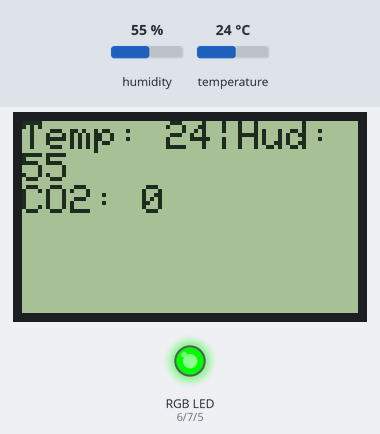
Bench run of a sketch on a simulated Arduino Mega 2560, built with avr-gcc and run on an emulated ATmega2560. Shown: 84×48 one-colour display, an RGB LED mixed from three pins (HIGH = lit). The test bench sets the inputs (shaded band); at power-on: humidity 55 %, temperature 24 °C. What the sketch prints to the serial monitor is not drawn.

Above: at 6.6 s.
6.7 s: humidity set to 22 %
At 12.3 s:
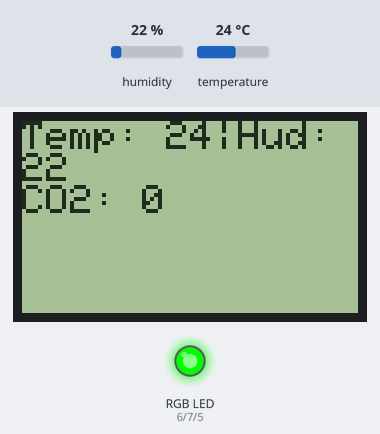
13.5 s: temperature set to 12 °C
At 19.0 s:
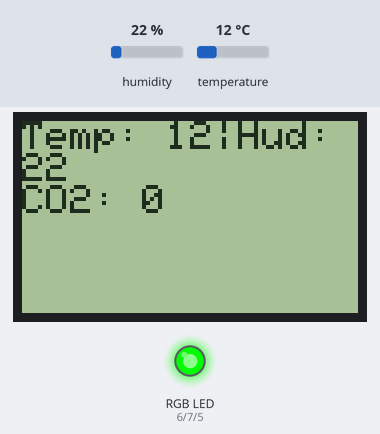
19.6 s: humidity set to 40 %
At 24.4 s:
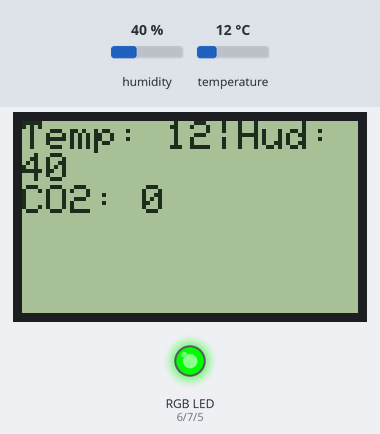
25.6 s: temperature set to 19 °C
At 31.0 s:
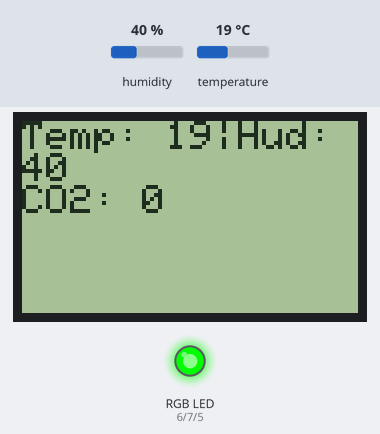
Timing chart, 0 to 32.5 s (numbered marks = the images above; inputs shaded):
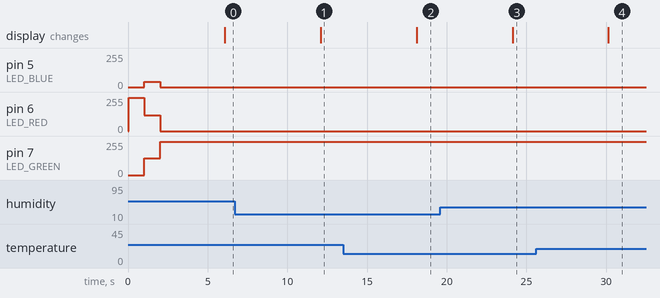

Measured:
- after the input at 6.7 s, the display: changes after 5.4 s (image 1)
- after the input at 13.5 s, the display: changes after 4.6 s (image 2)
- after the input at 19.6 s, the display: changes after 4.5 s (image 3)
- after the input at 25.6 s, the display: changes after 4.5 s (image 4)

The sketch:

analyzer.ino
```cpp
#include "DHT.h"
#define DHTPIN 2
#define DHTTYPE DHT22
#define LED_BLUE  5
#define LED_RED  6
#define LED_GREEN  7
#define BUTTON  16

unsigned long startTime = millis();

/*

  co2 - A0, A1
  dust - D15,a13
  button - D16
  led - D5 B, D6 R, D7 G
  dht - D2
  lcd - D8-D12

  CO2
    RX  18
    TX  16
    PWM 20
*/

#include <Nokia_LCD.h>
Nokia_LCD lcd(8/* CLK */, 9 /* DIN */, 10 /* DC */, 11 /* CE */, 12 /* RST */);

DHT dht(DHTPIN, DHTTYPE);

void setup() {
  pinMode(BUTTON, INPUT);
  pinMode(LED_RED, OUTPUT);
  pinMode(LED_GREEN, OUTPUT);
  pinMode(LED_BLUE, OUTPUT);

  dht.begin();
  Serial.begin(9600);
  lcd.begin();
  lcd.setContrast(50);
  lcd.clear();
  lcd.setCursor(0, 0);
  lcd.print("Loading... ");

  ledRed();
  delay(1000);
  ledYellow();
  delay(1000);
  ledGreen();
  delay(1000);

  Serial3.begin(9600); // RX 14, TX 15

  // byte autoCaibrationOnCmd[9] = {0xFF, 0x01, 0x79, 0xA0, 0x00, 0x00, 0x00, 0x00, 0xE6};
  // Serial3.write(autoCaibrationOnCmd, 9); //request PPM CO2

  //  byte autoCaibrationOffCmd[9] = {0xFF, 0x01, 0x79, 0x00, 0x00, 0x00, 0x00, 0x00, 0x86};
  //  Serial3.write(autoCaibrationoOffCmd, 9); //request PPM CO2

  delay(2000);
}

void loop() {

  int h = dht.readHumidity();
  int t = dht.readTemperature();
  int ppm_uart = readCO2UART();

  Serial.print("Hud ");
  Serial.print(h);
  Serial.print("Tmp ");
  Serial.println(t);
  Serial.print("CO2 ");
  Serial.println(ppm_uart);

  lcd.setCursor(0, 0);
  lcd.print("Temp: ");
  lcd.print(t);
  lcd.print("|Hud: ");
  lcd.print(h);
  lcd.setCursor(0, 2);
  lcd.print("CO2: ");
  lcd.print(ppm_uart);
  lcd.println("   ");

  if (ppm_uart <= 800) {
    ledGreen();
  }

  if (ppm_uart <= 1200 and ppm_uart > 800) {
    ledYellow();
  }

  if (ppm_uart >= 1200 and ppm_uart <= 1500 ) {
    ledRed();
  }

  if (ppm_uart > 1500) {
    delay(250);
    ledOff();
    delay(250);
    ledRed();
    delay(250);
    ledOff();
    delay(250);
    ledRed();
    delay(250);
    ledOff();
    delay(250);
    ledRed();
    delay(250);
    ledOff();
    delay(250);
    ledRed();
  }

  delay(5000);
}

void ledOff()
{
  analogWrite(LED_RED, 0);
  analogWrite(LED_BLUE, 0);
  analogWrite(LED_GREEN, 0);
}

void ledRed()
{
  analogWrite(LED_RED, 250);
  analogWrite(LED_BLUE, 0);
  analogWrite(LED_GREEN, 0);
}

void ledGreen()
{
  analogWrite(LED_RED, 0);
  analogWrite(LED_BLUE, 0);
  analogWrite(LED_GREEN, 250);
}

void ledYellow()
{
  analogWrite(LED_RED, 120);
  analogWrite(LED_BLUE, 40);
  analogWrite(LED_GREEN, 125);
}

int readCO2UART() {

  byte cmd[9] = {0xFF, 0x01, 0x86, 0x00, 0x00, 0x00, 0x00, 0x00, 0x79};
  byte response[9] = {0}; // for answer
  Serial3.write(cmd, 9); //request PPM CO2
  Serial3.readBytes(response, 9);
  // ppm
  unsigned int responseHigh = (unsigned int) response[2];
  unsigned int responseLow = (unsigned int) response[3];
  int ppm_uart = (256 * responseHigh) + responseLow;
  Serial.print("PPM UART: ");
  Serial.println(ppm_uart);

  return ppm_uart;
}
```
